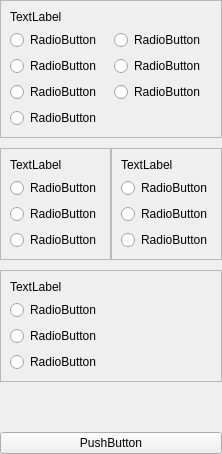
                <widget class="QWidget" name="tab_5">
                 <attribute name="title">
                  <string>Encontro nos Ermos</string>
                 </attribute>
                 <layout class="QGridLayout" name="gridLayout_14">
                  <property name="leftMargin">
                   <number>0</number>
                  </property>
                  <property name="topMargin">
                   <number>0</number>
                  </property>
                  <property name="rightMargin">
                   <number>0</number>
                  </property>
                  <property name="bottomMargin">
                   <number>0</number>
                  </property>
                  <property name="horizontalSpacing">
                   <number>0</number>
                  </property>
                  <property name="verticalSpacing">
                   <number>10</number>
                  </property>
                  <item row="4" column="0" colspan="2">
                   <widget class="QPushButton" name="pushButton_2">
                    <property name="text">
                     <string>PushButton</string>
                    </property>
                   </widget>
                  </item>
                  <item row="1" column="1">
                   <widget class="QFrame" name="frame_6">
                    <property name="frameShape">
                     <enum>QFrame::StyledPanel</enum>
                    </property>
                    <property name="frameShadow">
                     <enum>QFrame::Raised</enum>
                    </property>
                    <layout class="QGridLayout" name="gridLayout_18">
                     <item row="0" column="0">
                      <widget class="QLabel" name="label_6">
                       <property name="text">
                        <string>TextLabel</string>
                       </property>
                      </widget>
                     </item>
                     <item row="1" column="0">
                      <widget class="QRadioButton" name="radioButton_21">
                       <property name="text">
                        <string>RadioButton</string>
                       </property>
                      </widget>
                     </item>
                     <item row="2" column="0">
                      <widget class="QRadioButton" name="radioButton_22">
                       <property name="text">
                        <string>RadioButton</string>
                       </property>
                      </widget>
                     </item>
                     <item row="3" column="0">
                      <widget class="QRadioButton" name="radioButton_23">
                       <property name="text">
                        <string>RadioButton</string>
                       </property>
                      </widget>
                     </item>
                    </layout>
                   </widget>
                  </item>
                  <item row="2" column="0" colspan="2">
                   <widget class="QFrame" name="frame_5">
                    <property name="frameShape">
                     <enum>QFrame::StyledPanel</enum>
                    </property>
                    <property name="frameShadow">
                     <enum>QFrame::Raised</enum>
                    </property>
                    <layout class="QGridLayout" name="gridLayout_19">
                     <item row="0" column="0">
                      <widget class="QLabel" name="label_7">
                       <property name="text">
                        <string>TextLabel</string>
                       </property>
                      </widget>
                     </item>
                     <item row="1" column="0">
                      <widget class="QRadioButton" name="radioButton_26">
                       <property name="text">
                        <string>RadioButton</string>
                       </property>
                      </widget>
                     </item>
                     <item row="2" column="0">
                      <widget class="QRadioButton" name="radioButton_24">
                       <property name="text">
                        <string>RadioButton</string>
                       </property>
                      </widget>
                     </item>
                     <item row="3" column="0">
                      <widget class="QRadioButton" name="radioButton_25">
                       <property name="text">
                        <string>RadioButton</string>
                       </property>
                      </widget>
                     </item>
                    </layout>
                   </widget>
                  </item>
                  <item row="0" column="0" colspan="2">
                   <widget class="QFrame" name="frame_2">
                    <property name="frameShape">
                     <enum>QFrame::StyledPanel</enum>
                    </property>
                    <property name="frameShadow">
                     <enum>QFrame::Raised</enum>
                    </property>
                    <layout class="QGridLayout" name="gridLayout_16">
                     <item row="1" column="0">
                      <widget class="QRadioButton" name="radioButton_8">
                       <property name="text">
                        <string>RadioButton</string>
                       </property>
                      </widget>
                     </item>
                     <item row="1" column="1">
                      <widget class="QRadioButton" name="radioButton_15">
                       <property name="text">
                        <string>RadioButton</string>
                       </property>
                      </widget>
                     </item>
                     <item row="2" column="0">
                      <widget class="QRadioButton" name="radioButton_9">
                       <property name="text">
                        <string>RadioButton</string>
                       </property>
                      </widget>
                     </item>
                     <item row="2" column="1">
                      <widget class="QRadioButton" name="radioButton_16">
                       <property name="text">
                        <string>RadioButton</string>
                       </property>
                      </widget>
                     </item>
                     <item row="3" column="0">
                      <widget class="QRadioButton" name="radioButton_10">
                       <property name="text">
                        <string>RadioButton</string>
                       </property>
                      </widget>
                     </item>
                     <item row="3" column="1">
                      <widget class="QRadioButton" name="radioButton_17">
                       <property name="text">
                        <string>RadioButton</string>
                       </property>
                      </widget>
                     </item>
                     <item row="4" column="0">
                      <widget class="QRadioButton" name="radioButton_14">
                       <property name="text">
                        <string>RadioButton</string>
                       </property>
                      </widget>
                     </item>
                     <item row="0" column="0" colspan="2">
                      <widget class="QLabel" name="label_3">
                       <property name="text">
                        <string>TextLabel</string>
                       </property>
                      </widget>
                     </item>
                    </layout>
                   </widget>
                  </item>
                  <item row="1" column="0">
                   <widget class="QFrame" name="frame_4">
                    <property name="frameShape">
                     <enum>QFrame::StyledPanel</enum>
                    </property>
                    <property name="frameShadow">
                     <enum>QFrame::Raised</enum>
                    </property>
                    <layout class="QGridLayout" name="gridLayout_17">
                     <item row="0" column="0">
                      <widget class="QLabel" name="label_5">
                       <property name="text">
                        <string>TextLabel</string>
                       </property>
                      </widget>
                     </item>
                     <item row="1" column="0">
                      <widget class="QRadioButton" name="radioButton_18">
                       <property name="text">
                        <string>RadioButton</string>
                       </property>
                      </widget>
                     </item>
                     <item row="2" column="0">
                      <widget class="QRadioButton" name="radioButton_19">
                       <property name="text">
                        <string>RadioButton</string>
                       </property>
                      </widget>
                     </item>
                     <item row="3" column="0">
                      <widget class="QRadioButton" name="radioButton_20">
                       <property name="text">
                        <string>RadioButton</string>
                       </property>
                      </widget>
                     </item>
                    </layout>
                   </widget>
                  </item>
                  <item row="3" column="0" colspan="2">
                   <spacer name="verticalSpacer_3">
                    <property name="orientation">
                     <enum>Qt::Vertical</enum>
                    </property>
                    <property name="sizeHint" stdset="0">
                     <size>
                      <width>20</width>
                      <height>40</height>
                     </size>
                    </property>
                   </spacer>
                  </item>
                 </layout>
                </widget>
